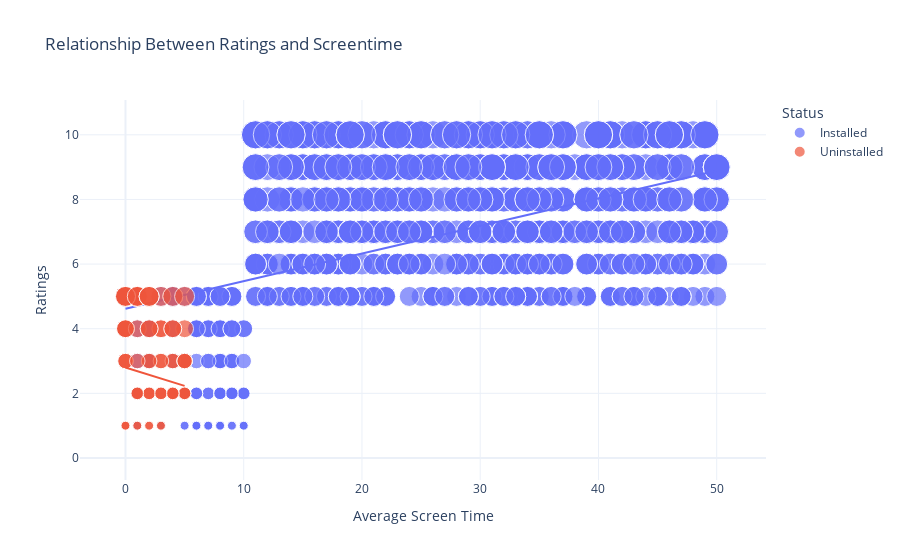

The notebook cell this image was saved under:
### Markdown cell above
# So this is great! Users who uninstalled the app had an average screen time of fewer than 5 minutes a day, and the average spent was less than 100. We can also see a linear relationship between the average screen time and the average spending of the users still using the app.

# Now let's have a look at the relationship between the ratings given by users and the average screen time:

### Code cell
figure = px.scatter(data_frame = df,
                    x="Average Screen Time",
                    y="Ratings",
                    size="Ratings",
                    color= "Status",
                    title = "Relationship Between Ratings and Screentime",
                    trendline="ols")

figure.show()

### Figure 1 — Plotly figure (JSON) as saved in the notebook; plotly's stock layout.template omitted (floating-point values rounded to 4 significant figures; data arrays with more than 128 entries replaced by an {"elided": "..."} marker saying what was removed)
{"data": [{"hovertemplate": "Status=Installed<br>Average Screen Time=%{x}<br>Ratings=%{marker.size}<extra></extra>", "legendgroup": "Installed", "marker": {"color": "#636efa", "size": {"elided": "916 int values"}, "sizemode": "area", "sizeref": 0.025, "symbol": "circle"}, "mode": "markers", "name": "Installed", "orientation": "v", "showlegend": true, "type": "scatter", "x": {"elided": "916 float values"}, "xaxis": "x", "y": {"elided": "916 int values"}, "yaxis": "y"}, {"hovertemplate": "<b>OLS trendline</b><br>Ratings = 0.0854571 * Average Screen Time + 4.6178<br>R<sup>2</sup>=0.204850<br><br>Status=Installed<br>Average Screen Time=%{x}<br>Ratings=%{y} <b>(trend)</b><extra></extra>", "legendgroup": "Installed", "marker": {"color": "#636efa", "symbol": "circle"}, "mode": "lines", "name": "Installed", "showlegend": false, "type": "scatter", "x": {"elided": "916 float values"}, "xaxis": "x", "y": {"elided": "916 float values"}, "yaxis": "y"}, {"hovertemplate": "Status=Uninstalled<br>Average Screen Time=%{x}<br>Ratings=%{marker.size}<extra></extra>", "legendgroup": "Uninstalled", "marker": {"color": "#EF553B", "size": [4, 1, 2, 5, 2, 3, 4, 5, 0, 4, 1, 0, 2, 2, 0, 2, 3, 3, 0, 1, 0, 4, 5, 4, 5, 0, 2, 4, 0, 1, 4, 4, 5, 0, 2, 3, 0, 3, 0, 2, 4, 0, 5, 5, 4, 2, 3, 2, 3, 0, 3, 5, 0, 2, 2, 3, 1, 5, 1, 2, 2, 1, 0, 5, 5, 4, 2, 2, 5, 2, 2, 2, 3, 1, 3, 3, 4, 4, 3, 1, 5, 3, 5], "sizemode": "area", "sizeref": 0.025, "symbol": "circle"}, "mode": "markers", "name": "Uninstalled", "orientation": "v", "showlegend": true, "type": "scatter", "x": [0.0, 1.0, 4.0, 3.0, 5.0, 5.0, 0.0, 1.0, 1.0, 3.0, 0.0, 3.0, 2.0, 1.0, 3.0, 3.0, 3.0, 4.0, 4.0, 1.0, 2.0, 0.0, 1.0, 3.0, 4.0, 3.0, 4.0, 0.0, 0.0, 2.0, 1.0, 5.0, 0.0, 5.0, 1.0, 4.0, 4.0, 0.0, 4.0, 5.0, 4.0, 0.0, 5.0, 0.0, 2.0, 2.0, 5.0, 5.0, 2.0, 1.0, 5.0, 0.0, 2.0, 1.0, 5.0, 0.0, 0.0, 1.0, 2.0, 3.0, 4.0, 3.0, 1.0, 0.0, 1.0, 0.0, 4.0, 2.0, 2.0, 3.0, 4.0, 1.0, 3.0, 3.0, 0.0, 5.0, 2.0, 4.0, 2.0, 0.0, 2.0, 1.0, 2.0], "xaxis": "x", "y": [4, 1, 2, 5, 2, 3, 4, 5, 0, 4, 1, 0, 2, 2, 0, 2, 3, 3, 0, 1, 0, 4, 5, 4, 5, 0, 2, 4, 0, 1, 4, 4, 5, 0, 2, 3, 0, 3, 0, 2, 4, 0, 5, 5, 4, 2, 3, 2, 3, 0, 3, 5, 0, 2, 2, 3, 1, 5, 1, 2, 2, 1, 0, 5, 5, 4, 2, 2, 5, 2, 2, 2, 3, 1, 3, 3, 4, 4, 3, 1, 5, 3, 5], "yaxis": "y"}, {"hovertemplate": "<b>OLS trendline</b><br>Ratings = -0.11416 * Average Screen Time + 2.80212<br>R<sup>2</sup>=0.013482<br><br>Status=Uninstalled<br>Average Screen Time=%{x}<br>Ratings=%{y} <b>(trend)</b><extra></extra>", "legendgroup": "Uninstalled", "marker": {"color": "#EF553B", "symbol": "circle"}, "mode": "lines", "name": "Uninstalled", "showlegend": false, "type": "scatter", "x": [0.0, 0.0, 0.0, 0.0, 0.0, 0.0, 0.0, 0.0, 0.0, 0.0, 0.0, 0.0, 0.0, 0.0, 0.0, 0.0, 0.0, 1.0, 1.0, 1.0, 1.0, 1.0, 1.0, 1.0, 1.0, 1.0, 1.0, 1.0, 1.0, 1.0, 1.0, 1.0, 2.0, 2.0, 2.0, 2.0, 2.0, 2.0, 2.0, 2.0, 2.0, 2.0, 2.0, 2.0, 2.0, 2.0, 3.0, 3.0, 3.0, 3.0, 3.0, 3.0, 3.0, 3.0, 3.0, 3.0, 3.0, 3.0, 3.0, 4.0, 4.0, 4.0, 4.0, 4.0, 4.0, 4.0, 4.0, 4.0, 4.0, 4.0, 4.0, 4.0, 5.0, 5.0, 5.0, 5.0, 5.0, 5.0, 5.0, 5.0, 5.0, 5.0, 5.0], "xaxis": "x", "y": [2.802, 2.802, 2.802, 2.802, 2.802, 2.802, 2.802, 2.802, 2.802, 2.802, 2.802, 2.802, 2.802, 2.802, 2.802, 2.802, 2.802, 2.688, 2.688, 2.688, 2.688, 2.688, 2.688, 2.688, 2.688, 2.688, 2.688, 2.688, 2.688, 2.688, 2.688, 2.688, 2.574, 2.574, 2.574, 2.574, 2.574, 2.574, 2.574, 2.574, 2.574, 2.574, 2.574, 2.574, 2.574, 2.574, 2.46, 2.46, 2.46, 2.46, 2.46, 2.46, 2.46, 2.46, 2.46, 2.46, 2.46, 2.46, 2.46, 2.345, 2.345, 2.345, 2.345, 2.345, 2.345, 2.345, 2.345, 2.345, 2.345, 2.345, 2.345, 2.345, 2.231, 2.231, 2.231, 2.231, 2.231, 2.231, 2.231, 2.231, 2.231, 2.231, 2.231], "yaxis": "y"}], "layout": {"legend": {"itemsizing": "constant", "title": {"text": "Status"}, "tracegroupgap": 0}, "title": {"text": "Relationship Between Ratings and Screentime"}, "xaxis": {"anchor": "y", "domain": [0, 1], "title": {"text": "Average Screen Time"}}, "yaxis": {"anchor": "x", "domain": [0, 1], "title": {"text": "Ratings"}}}}
